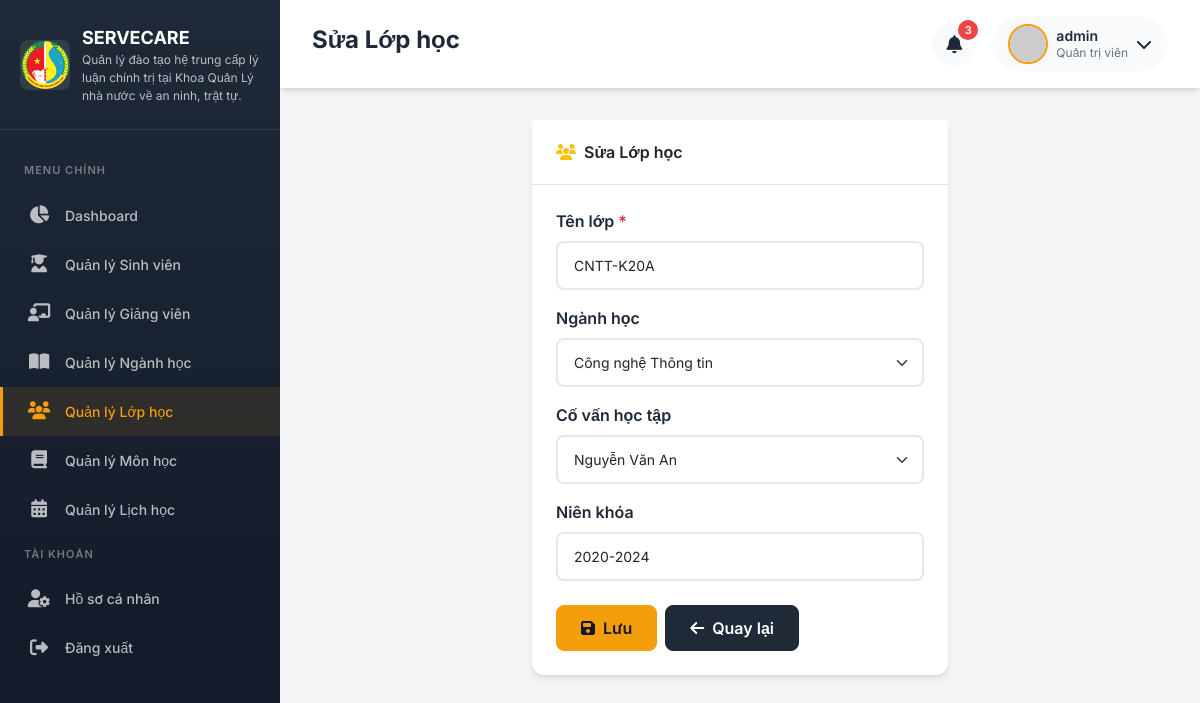
The app's page /admin/classrooms/edit/1 (signed in) with its own data.
### app/models.py (models this page shows, shortened)
class User(UserMixin, db.Model):
    __tablename__ = 'users'
    id = db.Column(db.Integer, primary_key=True)
    username = db.Column(db.String(64), unique=True, nullable=False, index=True)
    email = db.Column(db.String(120), unique=True, nullable=False, index=True)
    password_hash = db.Column(db.String(256), nullable=False)
    role = db.Column(db.String(20), nullable=False, default='student')  # admin, lecturer, student
    avatar = db.Column(db.String(200), default='default_avatar.png')
    is_active = db.Column(db.Boolean, default=True)
    created_at = db.Column(db.DateTime, default=datetime.utcnow)
    updated_at = db.Column(db.DateTime, default=datetime.utcnow, onupdate=datetime.utcnow)
    student = db.relationship('Student', backref='user', uselist=False, lazy=True)
    lecturer = db.relationship('Lecturer', backref='user', uselist=False, lazy=True)
    def is_admin(self):
        return self.role == 'admin'
    def get_display_name(self):
        if self.role == 'student' and self.student:
            return self.student.full_name
        elif self.role == 'lecturer' and self.lecturer:
            return self.lecturer.full_name
        return self.username

class Classroom(db.Model):
    __tablename__ = 'classrooms'
    id = db.Column(db.Integer, primary_key=True)
    name = db.Column(db.String(50), unique=True, nullable=False)
    major_id = db.Column(db.Integer, db.ForeignKey('majors.id'))
    advisor_id = db.Column(db.Integer, db.ForeignKey('lecturers.id'))  # Cố vấn học tập
    academic_year = db.Column(db.String(20))  # Niên khóa VD: 2020-2024
    created_at = db.Column(db.DateTime, default=datetime.utcnow)
    students = db.relationship('Student', backref='classroom', lazy='dynamic')
    schedules = db.relationship('Schedule', backref='classroom', lazy='dynamic')

### app/routes/admin.py (the view, shortened to what this page needs)
@admin_bp.route('/classrooms/edit/<int:id>', methods=['GET', 'POST'])
@login_required
@admin_required
def edit_classroom(id):
    classroom = Classroom.query.get_or_404(id)
    form = ClassroomForm(obj=classroom)
    form.major_id.choices = [(0, 'Chọn ngành')] + [(m.id, m.name) for m in Major.query.all()]
    form.advisor_id.choices = [(0, 'Chọn cố vấn')] + [(l.id, l.full_name) for l in Lecturer.query.all()]
    return render_template('admin/classrooms/form.html', form=form, title='Sửa Lớp học', classroom=classroom)

### app/routes/admin.py
class ClassroomForm(FlaskForm):
    name = StringField('Tên lớp', validators=[DataRequired(), Length(max=50)])
    major_id = SelectField('Ngành học', coerce=int, validators=[Optional()])
    advisor_id = SelectField('Cố vấn học tập', coerce=int, validators=[Optional()])
    academic_year = StringField('Niên khóa', validators=[Optional(), Length(max=20)])

### app/models.py (called while the page is built)
@login_manager.user_loader
def load_user(user_id):
    return User.query.get(int(user_id))

### app/routes/auth.py (called while the page is built)
def admin_required(f):
    @wraps(f)
    def decorated_function(*args, **kwargs):
        if not current_user.is_authenticated or not current_user.is_admin():
            flash('Bạn không có quyền truy cập trang này!', 'danger')
            return redirect(url_for('main.index'))
        return f(*args, **kwargs)
    return decorated_function

### app/templates/admin/classrooms/form.html (shortened to what this page needs)
{% extends "base.html" %}
{% block page_title %}{{ title }}{% endblock %}
{% block content %}
<div class="row justify-content-center">
    <div class="col-lg-6">
        <div class="card fade-in">
            <div class="card-header">
                <i class="fas fa-users me-2 text-warning"></i>{{ title }}
            </div>
            <div class="card-body">
                <form method="POST">
                    <div class="mb-3">
                        <label class="form-label">Tên lớp <span class="text-danger">*</span></label>
                        {{ form.name(class="form-control", placeholder="VD: CNTT-K20A") }}
                    </div>
                    <div class="mb-3">
                        <label class="form-label">Ngành học</label>
                        {{ form.major_id(class="form-select") }}
                    </div>
                    <div class="mb-3">
                        <label class="form-label">Cố vấn học tập</label>
                        {{ form.advisor_id(class="form-select") }}
                    </div>
                    <div class="mb-4">
                        <label class="form-label">Niên khóa</label>
                        {{ form.academic_year(class="form-control", placeholder="VD: 2020-2024") }}
                    </div>
                    <div class="d-flex gap-2">
                        <button type="submit" class="btn btn-primary"><i class="fas fa-save me-2"></i>Lưu</button>
                        <a href="{{ url_for('admin.classrooms') }}" class="btn btn-secondary"><i class="fas fa-arrow-left me-2"></i>Quay lại</a>
                    </div>
                </form>
            </div>
        </div>
    </div>
</div>
{% endblock %}

### app/templates/base.html (shortened to what this page needs)
<!DOCTYPE html>
<html lang="vi">
<head>
    <link href="https://cdn.jsdelivr.net/npm/bootstrap@5.3.2/dist/css/bootstrap.min.css" rel="stylesheet">
    <link href="https://cdnjs.cloudflare.com/ajax/libs/font-awesome/6.5.1/css/all.min.css" rel="stylesheet">
</head>
<body>
    {% if current_user.is_authenticated %}
    <aside class="sidebar">
        <div class="sidebar-header">
            <a href="{{ url_for('main.index') }}" class="sidebar-brand">
                <img src="{{ url_for('static', filename='images/logo.png') }}" alt="Logo" class="sidebar-logo">
                <div class="sidebar-brand-text">
                    {{ app_short_name }}
                    <small>Quản lý đào tạo hệ trung cấp lý luận chính trị tại Khoa Quản Lý nhà nước về an ninh, trật tự.
</small>
                </div>
            </a>
        </div>
        <nav class="sidebar-menu">
            <div class="menu-label">Menu chính</div>
            {% if current_user.is_admin() %}
            <a href="{{ url_for('admin.dashboard') }}" class="menu-item {% if request.endpoint == 'admin.dashboard' %}active{% endif %}">
                <i class="fas fa-chart-pie"></i>
                <span>Dashboard</span>
            </a>
            <a href="{{ url_for('admin.students') }}" class="menu-item {% if 'student' in request.endpoint %}active{% endif %}">
                <i class="fas fa-user-graduate"></i>
                <span>Quản lý Sinh viên</span>
            </a>
            <a href="{{ url_for('admin.lecturers') }}" class="menu-item {% if 'lecturer' in request.endpoint %}active{% endif %}">
                <i class="fas fa-chalkboard-teacher"></i>
                <span>Quản lý Giảng viên</span>
            </a>
            <a href="{{ url_for('admin.majors') }}" class="menu-item {% if 'major' in request.endpoint %}active{% endif %}">
                <i class="fas fa-book-open"></i>
                <span>Quản lý Ngành học</span>
            </a>
            <a href="{{ url_for('admin.classrooms') }}" class="menu-item {% if 'classroom' in request.endpoint %}active{% endif %}">
                <i class="fas fa-users"></i>
                <span>Quản lý Lớp học</span>
            </a>
            <a href="{{ url_for('admin.subjects') }}" class="menu-item {% if 'subject' in request.endpoint %}active{% endif %}">
                <i class="fas fa-book"></i>
                <span>Quản lý Môn học</span>
            </a>
            <a href="{{ url_for('admin.schedules') }}" class="menu-item {% if 'schedule' in request.endpoint %}active{% endif %}">
                <i class="fas fa-calendar-alt"></i>
                <span>Quản lý Lịch học</span>
            </a>
            {% endif %}
            <div class="menu-label">Tài khoản</div>
            <a href="{{ url_for('auth.profile') }}" class="menu-item">
                <i class="fas fa-user-cog"></i>
                <span>Hồ sơ cá nhân</span>
            </a>
            <a href="{{ url_for('auth.logout') }}" class="menu-item">
                <i class="fas fa-sign-out-alt"></i>
                <span>Đăng xuất</span>
            </a>
        </nav>
    </aside>
    <main class="main-content">
        <header class="top-navbar">
            <h1 class="page-title">{% block page_title %}Dashboard{% endblock %}</h1>
            <div class="navbar-actions">
                <button class="notification-btn">
                    <i class="fas fa-bell"></i>
                    <span class="notification-badge">3</span>
                </button>
                <div class="user-dropdown dropdown">
                    <div class="d-flex align-items-center" data-bs-toggle="dropdown">
                        <img src="{{ url_for('static', filename='uploads/avatars/' ~ (current_user.avatar or 'default_avatar.png')) }}"
                             alt="Avatar" class="user-avatar"
                             onerror="this.src='https://ui-avatars.com/api/?name={{ current_user.get_display_name() }}&background=F59E0B&color=1F2937'">
                        <div class="user-info ms-2">
                            <div class="user-name">{{ current_user.get_display_name() }}</div>
                            <div class="user-role">
                                {% if current_user.is_admin() %}Quản trị viên
                                {% elif current_user.is_lecturer() %}Giảng viên
                                {% else %}Sinh viên{% endif %}
                            </div>
                        </div>
                        <i class="fas fa-chevron-down ms-2"></i>
                    </div>
                </div>
            </div>
        </header>
        <div class="page-content">
            {% block content %}{% endblock %}
        </div>
    </main>
    {% else %}
    {% block auth_content %}{% endblock %}
    {% endif %}
</body>
</html>

### app/templates/base.html (style rules this page uses)
:root { --primary: #F59E0B; --primary-dark: #D97706; --primary-light: #FCD34D; --secondary: #1F2937; --secondary-light: #374151; --dark: #111827; --light: #F9FAFB; --success: #10B981; --danger: #EF4444; --warning: #F59E0B; --info: #3B82F6; --border-radius: 12px; --shadow: 0 4px 6px -1px rgba(0, 0, 0, 0.1), 0 2px 4px -1px rgba(0, 0, 0, 0.06); --shadow-lg: 0 10px 15px -3px rgba(0, 0, 0, 0.1), 0 4px 6px -2px rgba(0, 0, 0, 0.05); }
* { margin: 0; padding: 0; box-sizing: border-box; }
body { font-family: 'Inter', sans-serif; background-color: #F3F4F6; color: var(--secondary); min-height: 100vh; }
.sidebar { position: fixed; top: 0; left: 0; width: 280px; height: 100vh; background: linear-gradient(180deg, var(--secondary) 0%, var(--dark) 100%); color: white; z-index: 1000; transition: all 0.3s ease; overflow-y: auto; }
.sidebar-header { padding: 24px 20px; border-bottom: 1px solid rgba(255, 255, 255, 0.1); }
.sidebar-brand { display: flex; align-items: center; gap: 12px; text-decoration: none; color: white; }
.sidebar-logo { width: 50px; height: 50px; object-fit: contain; border-radius: 8px; }
.sidebar-brand-text { font-size: 18px; font-weight: 700; }
.sidebar-brand-text small { font-size: 12px; font-weight: 400; opacity: 0.7; display: block; }
.sidebar-menu { padding: 20px 0; }
.menu-label { padding: 12px 24px; font-size: 11px; font-weight: 600; text-transform: uppercase; letter-spacing: 1px; color: rgba(255, 255, 255, 0.4); }
.menu-item { display: flex; align-items: center; padding: 14px 24px; color: rgba(255, 255, 255, 0.7); text-decoration: none; transition: all 0.2s ease; border-left: 3px solid transparent; gap: 14px; }
.menu-item.active { background: rgba(245, 158, 11, 0.1); color: var(--primary); border-left-color: var(--primary); }
.menu-item i { font-size: 18px; width: 24px; text-align: center; }
.menu-item span { font-size: 14px; font-weight: 500; }
.main-content { margin-left: 280px; min-height: 100vh; transition: all 0.3s ease; }
.top-navbar { background: white; padding: 16px 32px; display: flex; justify-content: space-between; align-items: center; box-shadow: var(--shadow); position: sticky; top: 0; z-index: 100; }
.page-title { font-size: 24px; font-weight: 700; color: var(--secondary); }
.navbar-actions { display: flex; align-items: center; gap: 16px; }
.notification-btn { width: 44px; height: 44px; border-radius: 50%; border: none; background: var(--light); color: var(--secondary); font-size: 18px; cursor: pointer; position: relative; transition: all 0.2s ease; }
.notification-badge { position: absolute; top: -2px; right: -2px; width: 20px; height: 20px; background: var(--danger); color: white; font-size: 11px; font-weight: 600; border-radius: 50%; display: flex; align-items: center; justify-content: center; }
.user-dropdown { display: flex; align-items: center; gap: 12px; padding: 8px 16px; background: var(--light); border-radius: 50px; cursor: pointer; transition: all 0.2s ease; }
.user-avatar { width: 40px; height: 40px; border-radius: 50%; object-fit: cover; border: 2px solid var(--primary); }
.user-info { line-height: 1.3; }
.user-name { font-size: 14px; font-weight: 600; color: var(--secondary); }
.user-role { font-size: 12px; color: #6B7280; }
.page-content { padding: 32px; }
.card { border: none; border-radius: var(--border-radius); box-shadow: var(--shadow); transition: all 0.3s ease; }
.card-header { background: white; border-bottom: 1px solid #E5E7EB; padding: 20px 24px; font-weight: 600; }
.card-body { padding: 24px; }
.btn-primary { background: var(--primary); border-color: var(--primary); color: var(--dark); font-weight: 600; padding: 10px 24px; border-radius: 8px; transition: all 0.2s ease; }
.btn-secondary { background: var(--secondary); border-color: var(--secondary); color: white; font-weight: 600; padding: 10px 24px; border-radius: 8px; }
.form-control, .form-select { border: 2px solid #E5E7EB; border-radius: 8px; padding: 12px 16px; font-size: 14px; transition: all 0.2s ease; }
.form-label { font-weight: 600; color: var(--secondary); margin-bottom: 8px; }
.fade-in { animation: fadeIn 0.3s ease forwards; }

### records on screen
User: get_display_name "admin"
Classroom: name "CNTT-K20A", major_id "Công nghệ Thông tin", advisor_id "Nguyễn Văn An", academic_year "2020-2024"

### other values on screen
{{ app_short_name }} "SERVECARE"
{{ title }} "Sửa Lớp học"
